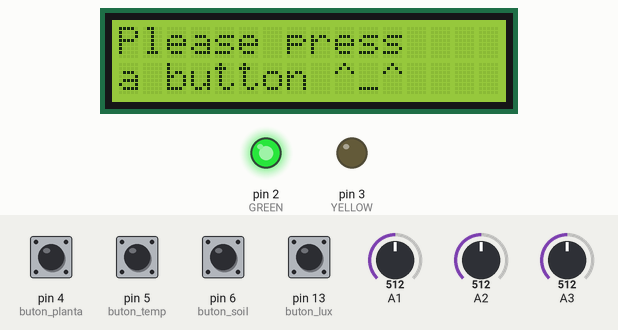
Recording of a sketch running on a simulated Arduino Uno, built with avr-gcc and run on an emulated ATmega328P. Parts: 16×2 character LCD, output pins drawn as LEDs (lit = HIGH). The test bench sets the inputs (shaded band); at power-on: pin 4 (buton_planta), pin 5 (buton_temp), pin 6 (buton_soil), pin 13 (buton_lux) HIGH, A2 = 512, A1 = 512, A3 = 512.

Above: at 1.2 s.
1.3 s: pin 4 (buton_planta) pulled LOW for 1 s
At 3.5 s:
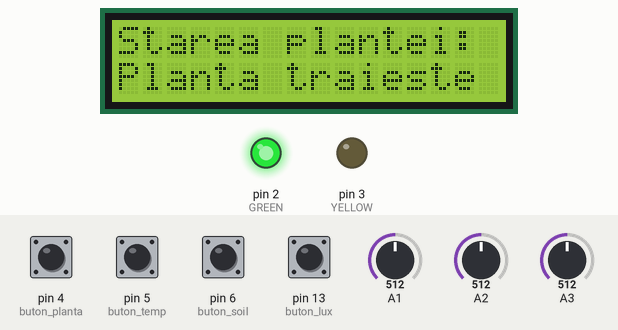
3.8 s: A2 set to 533
5.3 s: A2 set to 564
At 6.4 s:
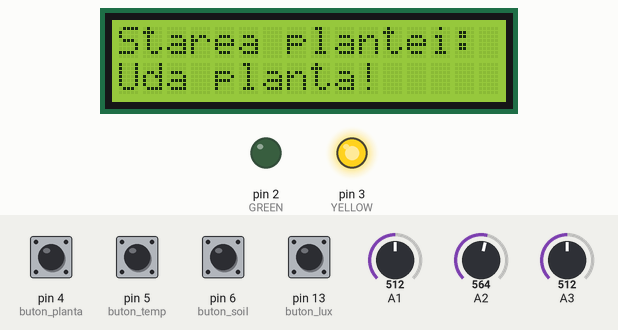
6.8 s: pin 5 (buton_temp) pulled LOW for 1 s
At 8.2 s:
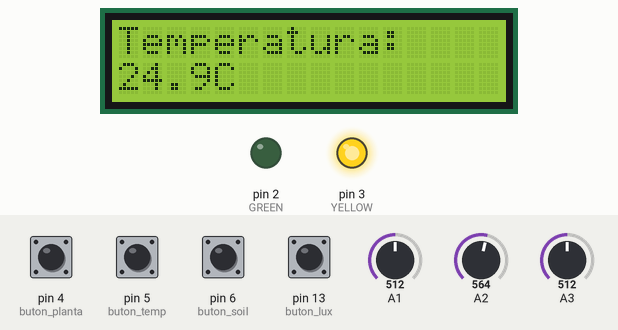
9.3 s: pin 6 (buton_soil) pulled LOW for 1 s
At 10.9 s:
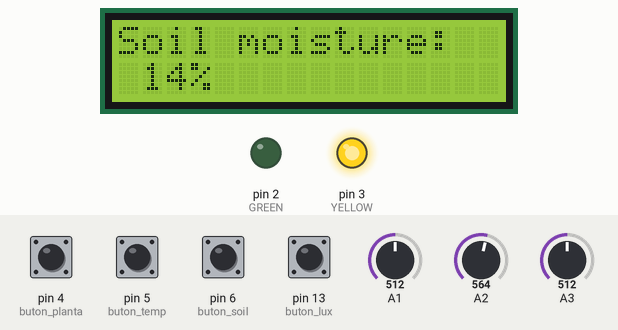
11.8 s: pin 13 (buton_lux) pulled LOW for 1 s
At 12.3 s:
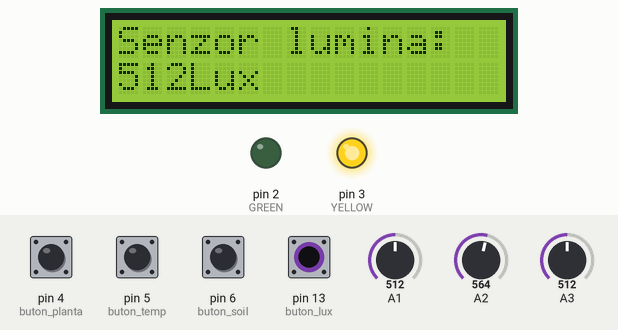
Timing chart, 0 to 14.8 s (numbered marks = the images above; inputs shaded):
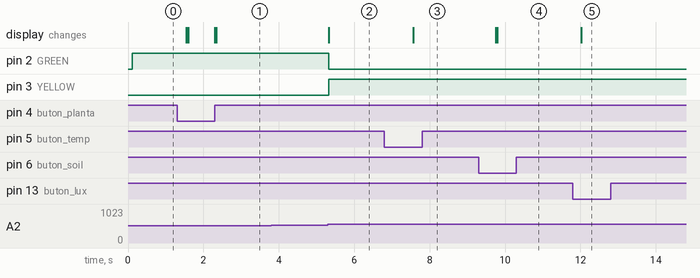

Measured:
- the behaviour switches between 550 and 551 on A2 (found by bisection; images 1 and 2)
- after the input at 1.3 s, the display: first changes after 0.25 s (image 1 shows a later state)
- after the input at 3.8 s, every drawn part: stays the same
- after the input at 5.3 s, pin 2 (GREEN): HIGH → LOW at once; pin 3 (YELLOW): LOW → HIGH at once; the display: changes at once (image 2)
- after the input at 6.8 s, the display: changes after 0.76 s (image 3)
- after the input at 9.3 s, the display: first changes after 0.45 s (image 4 shows a later state)
- after the input at 11.8 s, the display: changes after 0.22 s (image 5)

The sketch:

main.ino
```cpp
//POPESCU ANDREI-LIVIU - 322AB
#include <LiquidCrystal.h>
#include "senzor_lumina.h"
#include "thermistor.h"
#include "soil.h"
#include "led.h"
Led bec;
LiquidCrystal lcd(7, 8, 9, 10, 11, 12);

#define soil_pin 2
Soil obj3(soil_pin);

#define lumina_pin 1
Senzor_lumina obj1(lumina_pin);

#define thermistor_pin 3
Thermistor obj2(thermistor_pin);

#define buton_lux 13
uint8_t state_buton_lux = 0; //se face 1 cand este apasat butonul

#define buton_temp 5
uint8_t state_buton_temp = 0;
double temp_average = 0;

#define buton_soil 6
uint8_t state_buton_soil = 0;

#define buton_planta 4
uint8_t state_buton_planta = 0;
uint8_t alerta_apa = 0;
uint8_t alerta_lumina = 0;
uint8_t alerta_temperatura = 0;


void setup() {
    Serial.begin(19200);
    pinMode(buton_lux, INPUT_PULLUP);
    pinMode(buton_temp, INPUT_PULLUP);
    pinMode(buton_soil, INPUT_PULLUP);
    pinMode(buton_planta, INPUT_PULLUP);

    lcd.begin(16, 2); //am setat coloanele si randurile lcd-ului
    lcd.clear();
    lcd.print("Please press");
    lcd.setCursor(0, 1);
    lcd.print("a button ^_^");

}

void loop() {
    uint8_t i;

///////////////////LUX//////////////////////////////

/////buton_state///////
    if (digitalRead(buton_lux) == LOW) {
      state_buton_lux = 1;
      state_buton_temp = 0;
      state_buton_soil = 0;
      state_buton_planta = 0;

      lcd.clear();
      lcd.print("Senzor lumina:");
      lcd.setCursor(3,1);
      lcd.print("Lux");
    }

    if (digitalRead(buton_temp) == LOW) {
      state_buton_lux = 0;
      state_buton_temp = 1;
      state_buton_soil = 0;
      state_buton_planta = 0;

      lcd.clear();
      lcd.print("Temperatura:");

    }

    if (digitalRead(buton_soil) == LOW) {
      state_buton_lux = 0;
      state_buton_temp = 0;
      state_buton_soil = 1;
      state_buton_planta = 0;
      lcd.clear();
      lcd.print("Soil moisture:");

      lcd.setCursor(3,1);
      lcd.print("%");
    }
    if (digitalRead(buton_planta) == LOW) {
      state_buton_lux = 0;
      state_buton_temp = 0;
      state_buton_soil = 0;
      state_buton_planta = 1;
      lcd.clear();

    }

/////////////////////LUX///////////////////
    if (state_buton_lux == 1) {
      lcd.setCursor(0, 1); //am setat cursorul pe coloana 0 linia 1 (linia 1 e a doua pt ca numaratoarea incepe de la 0)
      if(obj1.get_value() < 100 && obj1.get_value() > 9) {
        lcd.print(" ");
        lcd.print(obj1.get_value());

      } else if(obj1.get_value() < 10) {
          lcd.print("  ");
          lcd.print(obj1.get_value());
        } else {
          lcd.print(obj1.get_value());
        }

    }

/////////////////////TEMP/////////////////////////
    for(i = 0; i < 100; i++) {
      temp_average += obj2.calcule();
    }
    temp_average = temp_average / 100;

    if (state_buton_temp == 1) {

      lcd.setCursor(0, 1);
      lcd.print(temp_average);
      lcd.setCursor(4, 1);
      lcd.print("C");

    }

///////////////////SOIL///////////////////////////
    if(state_buton_soil == 1) {
      lcd.setCursor(0,1);
      // lcd.print(obj3.soil_moisture());

      if(obj3.soil_moisture() < 100 && obj3.soil_moisture() > 9) {
        lcd.print(" ");
        lcd.print(obj3.soil_moisture());

      } else if(obj3.soil_moisture() < 10) {
          lcd.print("  ");
          lcd.print(obj3.soil_moisture());
        } else {
          lcd.print(obj3.soil_moisture());
        }

    }
    //////////////PLANTA_LOGIC////////////////
    if(obj3.soil_moisture() < 20) {
        alerta_apa = 1;
    } else if(obj3.soil_moisture() > 80) {
        alerta_apa = 2;
    } else {
        alerta_apa = 0;
    }

    if(temp_average < 5) {
      alerta_temperatura = 1;

    } else {
      alerta_temperatura = 0;
    }

    if(obj1.get_value() > 80 && obj1.get_value() < 130) {
      alerta_lumina = 1;
    } else {
      alerta_lumina = 0;
    }
////////ALARMA_Logic/////////
if(alerta_apa == 1 || alerta_apa == 2) {
  bec.yellow();
} else if(alerta_lumina == 1 ) {
  bec.yellow();
} else if(alerta_temperatura == 1) {
  bec.yellow();
} else bec.green();

/////////PLANTA_Buton///////
    if(state_buton_planta == 1) {

      if(alerta_apa == 1) {
        lcd.clear();
        lcd.print("Starea plantei:");
        lcd.setCursor(0, 1);
        lcd.print("Uda planta!");
      } else if(alerta_apa == 2) {
        lcd.clear();
        lcd.print("Starea plantei:");
        lcd.setCursor(0, 1);
        lcd.print("Prea multa apa!");
      }
      else if(alerta_temperatura == 1) {
        lcd.clear();
        lcd.print("Starea plantei:");
        lcd.setCursor(0, 1);
        lcd.print("Dead X_X");
      }
      else if(alerta_lumina == 1) {
        lcd.clear();
        lcd.print("Starea plantei:");
        lcd.setCursor(0, 1);
        lcd.print("Mai mult Soare!");
      } else {
        lcd.clear();
        lcd.print("Starea plantei:");
        lcd.setCursor(0, 1);
        lcd.print("Planta traieste ^_^");
      }
    }

    delay(700);

}
 
```

led.cpp
```cpp
#include "Led.h"

Led::Led() {

    pinMode(GREEN, OUTPUT);
    pinMode(YELLOW, OUTPUT);

}

void Led::green(){
    digitalWrite(GREEN, HIGH);
    digitalWrite(YELLOW, LOW);

}
void Led::yellow() {
    digitalWrite(GREEN, LOW);
    digitalWrite(YELLOW, HIGH);
}
```

led.h
```cpp
#ifndef ARDUINO_LED_H
#define ARDUINO_LED_H
#include <Arduino.h>
#define GREEN 2
#define YELLOW 3


class Led
{
	public:
		Led();
		void green();
		void yellow();


};
#endif
```

senzor_lumina.cpp
```cpp
#include "senzor_lumina.h"

Senzor_lumina::Senzor_lumina(byte pin) {
    reading = 0;
    this->pin = pin;

}

int Senzor_lumina::get_value() {
    reading  = analogRead(pin);
    return reading;
}
```

senzor_lumina.h
```cpp
#ifndef ARDUINO_SENZOR_LUMINA_H
#define ARDUINO_SENZOR_LUMINA_H
#include <Arduino.h>
#include <LiquidCrystal.h>

class Senzor_lumina {
private:
	byte pin;
	int reading;

public:
	Senzor_lumina(byte pin);
	int get_value();


};
#endif
```

soil.cpp
```cpp
#include "soil.h"

Soil::Soil(byte pin): AirValue(600), WaterValue(350) {
    this->pin = pin;
    soilmoisturepercent = 0;
    soilMoistureValue = 0;
}

int Soil::soil_moisture() {
    soilMoistureValue = analogRead(pin);
    soilmoisturepercent = map(soilMoistureValue, AirValue, WaterValue, 0, 100);
    if(soilmoisturepercent >= 100) {
        return 100;
    } else if(soilmoisturepercent <=0) {
        return 0;
    } else if(soilmoisturepercent >0 && soilmoisturepercent < 100) {
        return soilmoisturepercent;
    }

}
```

soil.h
```cpp
#ifndef ARDUINO_SOIL_H
#define ARDUINO_SOIL_H
#include <Arduino.h>

class Soil  {
private:
	byte pin;
	const int AirValue;
	const int WaterValue;
	int soilMoistureValue;
	int soilmoisturepercent;
public:
	Soil(byte pin);
	int soil_moisture();
	// int soil_percent();

};
#endif
```

thermistor.cpp
```cpp
#include "thermistor.h"

Thermistor::Thermistor(byte pin) {
    this->pin = pin;
    R1 = 10000;
    c1 = 1.009249522e-03;
    c2 = 2.378405444e-04;
    c3 = 2.019202697e-07;
}

float Thermistor::calcule() {
    Vo = analogRead(pin);
    R2 = R1 * (1023.0 / (float)Vo - 1.0);
    logR2 = log(R2);
    T = (1.0 / (c1 + c2*logR2 + c3*logR2*logR2*logR2));
    Tc = T - 273.15;
    return Tc;
}
```

thermistor.h
```cpp
#ifndef ARDUINO_THERMISTOR_H
#define ARDUINO_THERMISTOR_H
#include <Arduino.h>

class Thermistor   {
private:
	byte pin;
	int Vo;
    float R1;
    float logR2, R2, T, Tc;
    float c1, c2, c3;
public:
	Thermistor(byte pin);
	float calcule();


};
#endif
```
